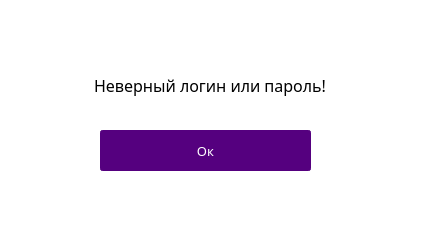
<?xml version="1.0" encoding="UTF-8"?>
<ui version="4.0">
 <class>Dialog</class>
 <widget class="QDialog" name="Dialog">
  <property name="geometry">
   <rect>
    <x>0</x>
    <y>0</y>
    <width>430</width>
    <height>240</height>
   </rect>
  </property>
  <property name="minimumSize">
   <size>
    <width>430</width>
    <height>240</height>
   </size>
  </property>
  <property name="maximumSize">
   <size>
    <width>430</width>
    <height>240</height>
   </size>
  </property>
  <property name="windowTitle">
   <string>Dialog</string>
  </property>
  <property name="styleSheet">
   <string notr="true">background-color: rgb(255, 255, 255);</string>
  </property>
  <widget class="QPushButton" name="okButton">
   <property name="geometry">
    <rect>
     <x>100</x>
     <y>130</y>
     <width>211</width>
     <height>41</height>
    </rect>
   </property>
   <property name="font">
    <font>
     <family>Century Gothic</family>
     <pointsize>10</pointsize>
    </font>
   </property>
   <property name="styleSheet">
    <string notr="true">QPushButton{
	background-color:rgb(85, 0, 127);
border-radius: 3px;
border: 2px solid rgb(85, 0, 127);
color:rgb(255, 255, 255);
}

QPushButton::hover{
	background-color: rgb(108, 0, 162);
	border: 2px solid rgb(108, 0, 162);
}

QPushButton::pressed{
	background-color:rgb(129, 0, 193);
	border-bottom: 2px solid rgb(129, 0, 193);
	border-leftt:  2px solid rgb(129, 0, 193);
	border-right:  2px solid rgb(129, 0, 193);
}</string>
   </property>
   <property name="text">
    <string>Ок</string>
   </property>
  </widget>
  <widget class="QLabel" name="errorText">
   <property name="geometry">
    <rect>
     <x>10</x>
     <y>70</y>
     <width>400</width>
     <height>30</height>
    </rect>
   </property>
   <property name="font">
    <font>
     <family>Century Gothic</family>
     <pointsize>12</pointsize>
    </font>
   </property>
   <property name="text">
    <string>Неверный логин или пароль!</string>
   </property>
   <property name="textFormat">
    <enum>Qt::AutoText</enum>
   </property>
   <property name="alignment">
    <set>Qt::AlignCenter</set>
   </property>
  </widget>
 </widget>
 <resources/>
 <connections/>
</ui>
